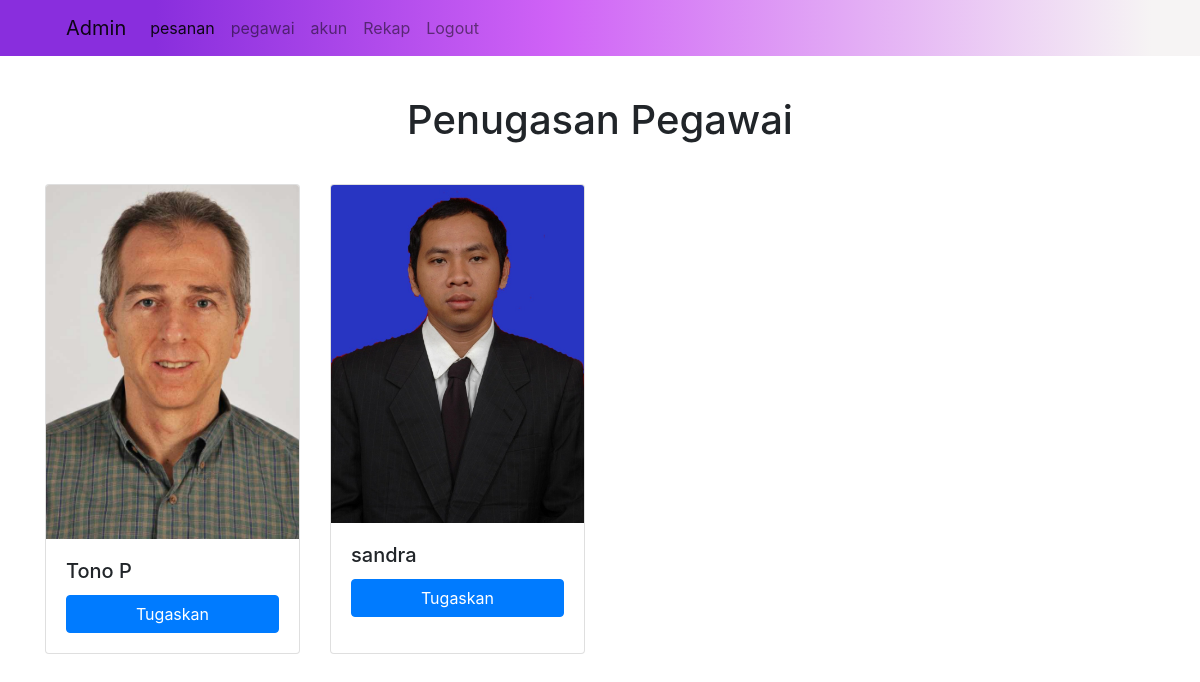
The app's page /tugas.php (signed in) with its own data.
### tables this page shows
CREATE TABLE `pegawai` (
  `id_pegawai` int(11) NOT NULL,
  `nama` varchar(30) NOT NULL,
  `no_telp` int(11) NOT NULL,
  `email` varchar(30) NOT NULL,
  `username` varchar(30) NOT NULL,
  `password` varchar(32) NOT NULL,
  `foto` varchar(255) NOT NULL
);

### tugas.php (the view, shortened to what this page needs)
<!DOCTYPE html>
<html lang="en">
<head>
    <link rel="stylesheet" href="https://cdn.jsdelivr.net/npm/bootstrap@4.5.3/dist/css/bootstrap.min.css">
    <link rel="stylesheet" href="css/style.css">
</head>
<body>
    <nav class="navbar navbar-expand-lg navbar-light bg-light">
        <a class="navbar-brand" href="#">Admin</a>
        <div class="collapse navbar-collapse" id="navbarNav">
            <ul class="navbar-nav">
            <li class="nav-item active">
                <a class="nav-link" href="pesanan.php">pesanan <span class="sr-only">(current)</span></a>
            </li>
            <li class="nav-item">
                <a class="nav-link" href="pegawai.php">pegawai</a>
            </li>
            <li class="nav-item">
                <a class="nav-link" href="#">akun</a>
            </li>
            <li class="nav-item">
                <a class="nav-link" href="#">Rekap</a>
            </li>
            <li class="nav-item">
                <a class="nav-link" href="logoutadmin.php" >Logout</a>
            </li>
            </ul>
        </div>
    </nav>
    <div class="judul">
        <h1>Penugasan Pegawai</h1>
    </div>
    <div class="container">
        <div class="accordion" id="accordionExample">
        <div class="row row row-cols-1 row-cols-md-4 menu">
            <br>
        <?php
          include "koneksi.php";
          $query = mysqli_query($conn,"SELECT*FROM pegawai");
          while($hasil=mysqli_fetch_array($query)) :?>
                <div class="col mb-4">
                    <div class="card h-100">
                    <img src="./img/<?= $hasil['foto']?>" class="card-img-top" alt="<?= $hasil['foto']?>">
                        <div class="card-body">
                            <h5 class="card-title"><?= $hasil['nama']?></h5>
                            <a href="tugas.php?id=<?=$id?>&pegawai=<?=$hasil['username']?>&status=terima" class="btn btn-primary btn-block" >Tugaskan</a>
                        </div>
                    </div>
                </div>
            <?php endwhile ?>
        </div>
        </div>
    </div>
</body>
</html>

### css/style.css (style rules this page uses)
.judul { text-align: center; margin: 40px; }
html { position: relative; }
body { margin-bottom: 100px; }
nav a,ul { padding-left: 50px; }
nav { background: rgb(137,46,221); background: linear-gradient(90deg, rgba(137,46,221,1) 13%, rgba(207,98,246,1) 46%, rgba(246,244,244,1) 96%); }

### records on screen
pegawai: foto (picture), nama "Tono P"
pegawai: foto (picture), nama "sandra"
